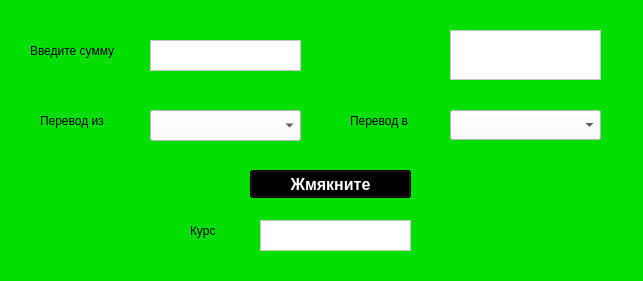
<?xml version="1.0" encoding="UTF-8"?>
<ui version="4.0">
 <class>MainWindow</class>
 <widget class="QMainWindow" name="MainWindow">
  <property name="geometry">
   <rect>
    <x>0</x>
    <y>0</y>
    <width>643</width>
    <height>281</height>
   </rect>
  </property>
  <property name="windowTitle">
   <string>MainWindow</string>
  </property>
  <property name="styleSheet">
   <string notr="true">background-color: rgb(0, 223, 0);</string>
  </property>
  <widget class="QWidget" name="centralwidget">
   <widget class="QLabel" name="label">
    <property name="geometry">
     <rect>
      <x>30</x>
      <y>30</y>
      <width>111</width>
      <height>41</height>
     </rect>
    </property>
    <property name="font">
     <font>
      <pointsize>9</pointsize>
     </font>
    </property>
    <property name="text">
     <string>Введите сумму</string>
    </property>
   </widget>
   <widget class="QPlainTextEdit" name="plainTextEdit">
    <property name="geometry">
     <rect>
      <x>150</x>
      <y>40</y>
      <width>151</width>
      <height>31</height>
     </rect>
    </property>
    <property name="font">
     <font>
      <pointsize>10</pointsize>
      <weight>75</weight>
      <bold>true</bold>
      <stylestrategy>PreferAntialias</stylestrategy>
     </font>
    </property>
    <property name="focusPolicy">
     <enum>Qt::StrongFocus</enum>
    </property>
    <property name="styleSheet">
     <string notr="true">background-color: rgb(255, 255, 255);
color: rgb(0, 0, 0);</string>
    </property>
   </widget>
   <widget class="QLabel" name="label_2">
    <property name="geometry">
     <rect>
      <x>40</x>
      <y>100</y>
      <width>91</width>
      <height>41</height>
     </rect>
    </property>
    <property name="font">
     <font>
      <pointsize>9</pointsize>
     </font>
    </property>
    <property name="text">
     <string>Перевод из</string>
    </property>
   </widget>
   <widget class="QComboBox" name="comboBox">
    <property name="geometry">
     <rect>
      <x>150</x>
      <y>110</y>
      <width>151</width>
      <height>31</height>
     </rect>
    </property>
    <property name="font">
     <font>
      <pointsize>10</pointsize>
     </font>
    </property>
    <property name="styleSheet">
     <string notr="true">background-color: rgb(255, 255, 255);
color: rgb(0, 0, 0);</string>
    </property>
   </widget>
   <widget class="QLabel" name="label_3">
    <property name="geometry">
     <rect>
      <x>350</x>
      <y>100</y>
      <width>91</width>
      <height>41</height>
     </rect>
    </property>
    <property name="font">
     <font>
      <pointsize>9</pointsize>
     </font>
    </property>
    <property name="text">
     <string>Перевод в</string>
    </property>
   </widget>
   <widget class="QComboBox" name="comboBox_2">
    <property name="geometry">
     <rect>
      <x>450</x>
      <y>110</y>
      <width>151</width>
      <height>30</height>
     </rect>
    </property>
    <property name="font">
     <font>
      <pointsize>10</pointsize>
     </font>
    </property>
    <property name="styleSheet">
     <string notr="true">background-color: rgb(255, 255, 255);
color: rgb(0, 0, 0);</string>
    </property>
   </widget>
   <widget class="QLabel" name="label_4">
    <property name="geometry">
     <rect>
      <x>190</x>
      <y>220</y>
      <width>41</width>
      <height>21</height>
     </rect>
    </property>
    <property name="font">
     <font>
      <pointsize>9</pointsize>
     </font>
    </property>
    <property name="text">
     <string>Курс</string>
    </property>
   </widget>
   <widget class="QTextEdit" name="textEdit">
    <property name="geometry">
     <rect>
      <x>260</x>
      <y>220</y>
      <width>151</width>
      <height>31</height>
     </rect>
    </property>
    <property name="font">
     <font>
      <pointsize>10</pointsize>
     </font>
    </property>
    <property name="styleSheet">
     <string notr="true">background-color: rgb(255, 255, 255);
color: rgb(0, 0, 0);</string>
    </property>
   </widget>
   <widget class="QPushButton" name="pushButton">
    <property name="geometry">
     <rect>
      <x>250</x>
      <y>170</y>
      <width>161</width>
      <height>28</height>
     </rect>
    </property>
    <property name="font">
     <font>
      <pointsize>12</pointsize>
      <weight>75</weight>
      <bold>true</bold>
     </font>
    </property>
    <property name="styleSheet">
     <string notr="true">background-color: rgb(0, 0, 0);
color: rgb(255, 255, 255);</string>
    </property>
    <property name="text">
     <string>Жмякните</string>
    </property>
   </widget>
   <widget class="QTextEdit" name="textEdit_2">
    <property name="geometry">
     <rect>
      <x>450</x>
      <y>30</y>
      <width>151</width>
      <height>50</height>
     </rect>
    </property>
    <property name="font">
     <font>
      <pointsize>10</pointsize>
     </font>
    </property>
    <property name="styleSheet">
     <string notr="true">background-color: rgb(255, 255, 255);
color: rgb(0, 0, 0);</string>
    </property>
   </widget>
  </widget>
 </widget>
 <resources/>
 <connections/>
</ui>
